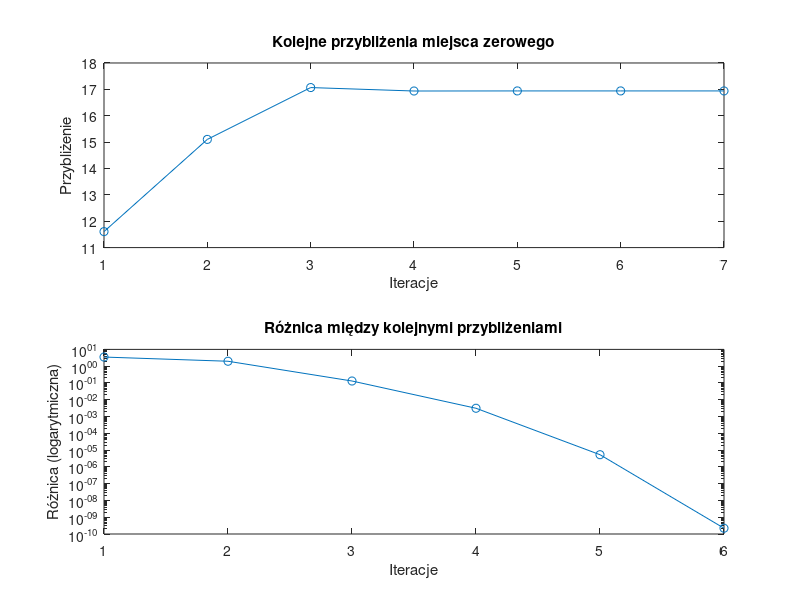

Write MATLAB code to recreate this figure.
function [xvec,xdif,xsolution,ysolution,iterations] = velocity_secant()
    % Wyznacza miejsce zerowe funkcji velocity_difference metodą siecznych.
    % xvec - wektor z kolejnymi przybliżeniami miejsca zerowego;
    %   xvec(1)=x2 przy założeniu, że x0 i x1 są punktami startowymi
    % xdif - wektor różnic kolejnych przybliżeń miejsca zerowego
    %   xdif(i) = abs(xvec(i+1)-xvec(i));
    % xsolution - obliczone miejsce zerowe
    % ysolution - wartość funkcji velocity_difference wyznaczona dla f=xsolution
    % iterations - liczba iteracji wykonana w celu wyznaczenia xsolution

    x0 = 1; % pierwszy punkt startowy metody siecznych
    x1 = 40; % drugi punkt startowy metody siecznych
    ytolerance = 1e-12;% tolerancja wartości funkcji w przybliżonym miejscu zerowym.
    % Warunek abs(f1(xsolution))<ytolerance określa jak blisko zera ma znaleźć
    % się wartość funkcji w obliczonym miejscu zerowym funkcji f1(), aby obliczenia
    % zostały zakończone.
    max_iterations = 1000; % maksymalna liczba iteracji wykonana przez alg. bisekcji

    f0 = velocity_difference(x0);
    f1 = velocity_difference(x1);

    xvec = []; % Initialize xvec as an empty array for dynamic resizing
    xdif = []; % Initialize xdif as an empty array for dynamic resizing
    xsolution = Inf;
    ysolution = Inf;
    iterations = max_iterations;

    for ii = 1:max_iterations
        % Obliczenie kolejnego przybliżenia x2 metodą siecznych
        x2 = x1 - f1 * (x1 - x0) / (f1 - f0);
        f2 = velocity_difference(x2); % Obliczenie wartości funkcji w x2

        xvec(end+1,1) = x2;

        % Obliczenie różnicy między kolejnymi przybliżeniami
        if ii > 1
            xdif(ii - 1, 1) = abs(xvec(ii) - xvec(ii - 1)); % Ensure xdif uses valid indices
        end

        % Sprawdzenie warunku zakończenia
        if abs(f2) < ytolerance
            xsolution = xvec(end);
            ysolution = velocity_difference(xsolution);
            iterations = ii;
            break;
        end

        % Aktualizacja punktów startowych
        x0 = x1;
        f0 = f1;
        x1 = x2;
        f1 = f2;
    end

    % Rysowanie wykresów
    figure;
    subplot(2, 1, 1);
    plot(1:length(xvec), xvec, '-o');
    title('Kolejne przybliżenia miejsca zerowego');
    xlabel('Iteracje');
    ylabel('Przybliżenie');

    subplot(2, 1, 2);
    semilogy(1:length(xdif), xdif, '-o');
    title('Różnica między kolejnymi przybliżeniami');
    xlabel('Iteracje');
    ylabel('Różnica (logarytmiczna)');

    saveas(gcf, 'zadanie6.png');
end
    
function velocity_delta = velocity_difference(t)
    % Wyznacza prędkość rakiety po czasie t od startu pomniejszoną o wartość M.
    % t - [s] czas od startu rakiety
    % velocity_delta [m/s]

    % Parametry
    g = 1.622;      % [m/s^2] przyspieszenie grawitacyjne na Księżycu
    m0 = 150000;    % [kg] masa początkowa rakiety
    q = 2700;       % [kg/s] tempo zużycia paliwa
    u = 2000;       % [m/s] prędkość gazów wylotowych
    M = 700;        % [m/s] wartość odniesienia

    % Sprawdzenie poprawności t
    if t >= m0 / q
        error('Błąd: czas t przekracza czas, w którym masa rakiety osiąga zero.');
    elseif t <= 0
        error('Czas ma być dodatni');
    end

    % Obliczenie prędkości zgodnie ze wzorem (3)
    v = u * log(m0 / (m0 - q * t)) - g * t;

    % Różnica względem wartości odniesienia (wzór 4)
    velocity_delta = v - M;

end